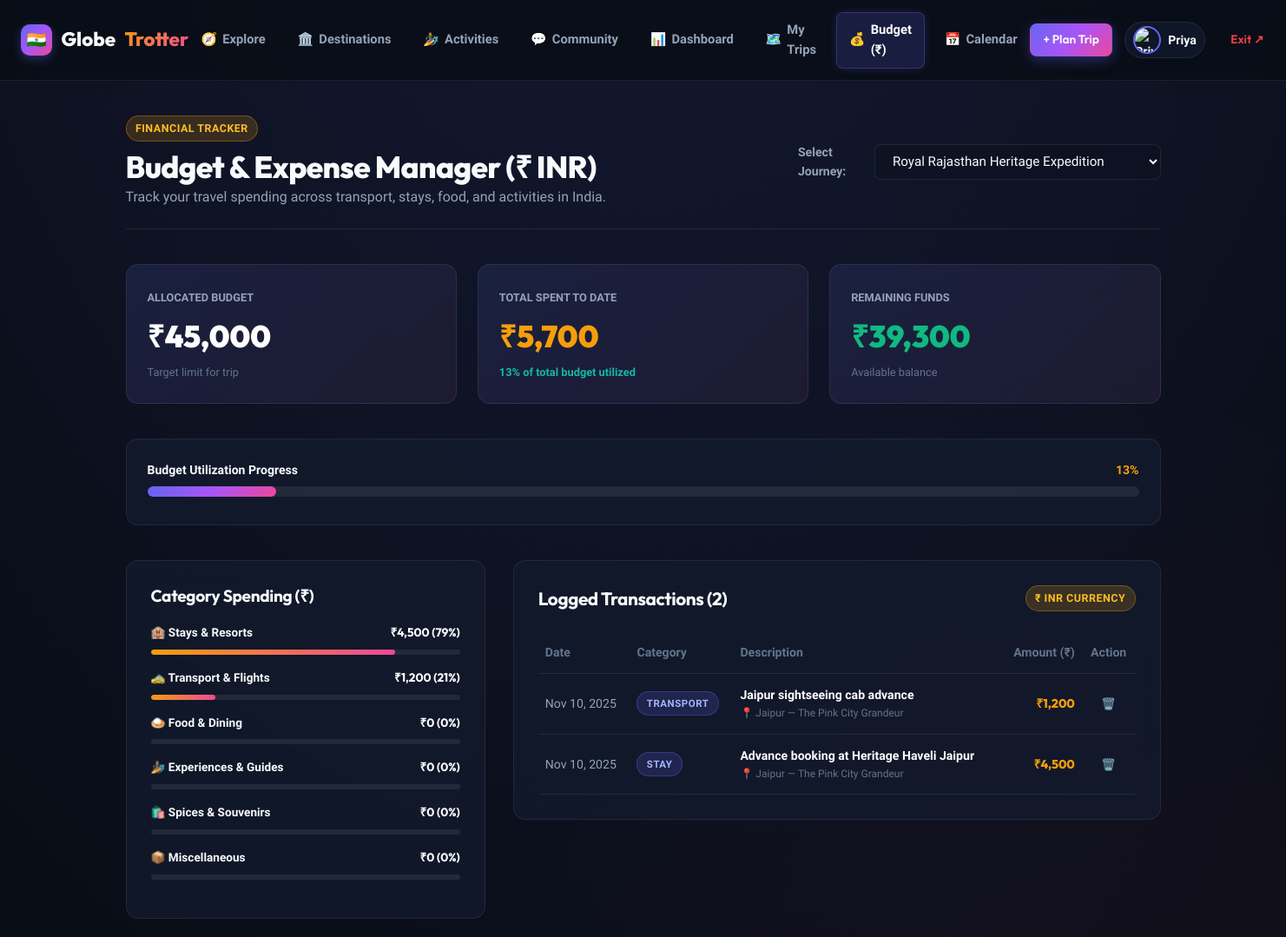
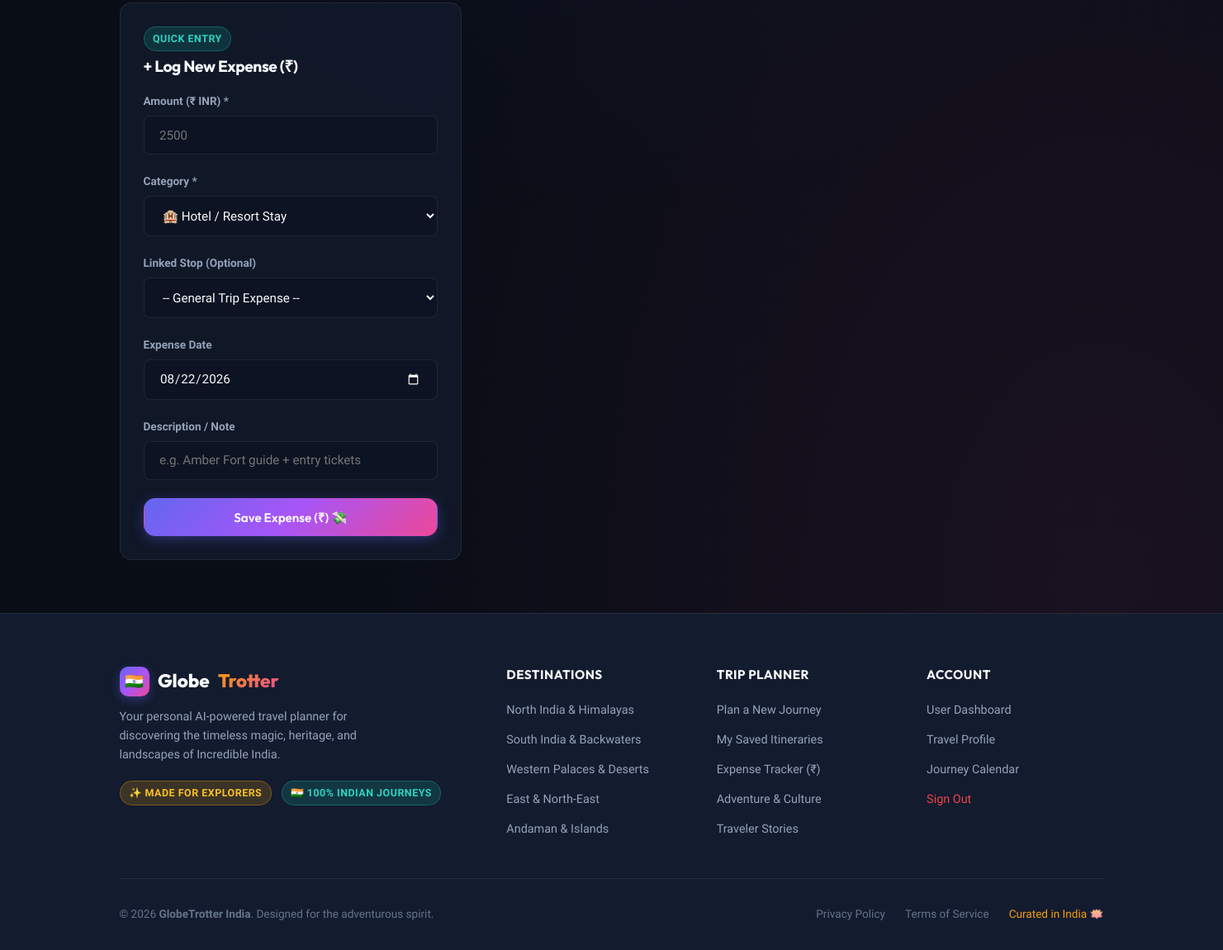
The page /budget.php (signed in) on the database its author committed (2 pictures, top to bottom).
### tables this page shows
CREATE TABLE IF NOT EXISTS trips (
    id INT AUTO_INCREMENT PRIMARY KEY,
    user_id INT NOT NULL,
    country_id INT,
    city_id INT,
    name VARCHAR(150) NOT NULL,
    description TEXT,
    notes TEXT,
    start_date DATE,
    end_date DATE,
    cover_photo VARCHAR(500),
    total_budget DECIMAL(10,2) DEFAULT 0.00,
    status ENUM('planned', 'ongoing', 'completed') DEFAULT 'planned',
    is_public BOOLEAN DEFAULT FALSE,
    share_slug VARCHAR(255) UNIQUE,
    created_at TIMESTAMP DEFAULT CURRENT_TIMESTAMP,
    FOREIGN KEY (user_id) REFERENCES users(id) ON DELETE CASCADE,
    FOREIGN KEY (country_id) REFERENCES countries(id) ON DELETE SET NULL,
    FOREIGN KEY (city_id) REFERENCES cities(id) ON DELETE SET NULL
);

CREATE TABLE IF NOT EXISTS expenses (
    id INT AUTO_INCREMENT PRIMARY KEY,
    trip_id INT NOT NULL,
    trip_stop_id INT,
    amount DECIMAL(10,2) NOT NULL,
    category ENUM('stay', 'transport', 'meals', 'activities', 'shopping', 'other') DEFAULT 'other',
    expense_date DATE,
    note VARCHAR(255),
    created_at TIMESTAMP DEFAULT CURRENT_TIMESTAMP,
    FOREIGN KEY (trip_id) REFERENCES trips(id) ON DELETE CASCADE,
    FOREIGN KEY (trip_stop_id) REFERENCES itinerary_sections(id) ON DELETE SET NULL
);

CREATE TABLE IF NOT EXISTS itinerary_sections (
    id INT AUTO_INCREMENT PRIMARY KEY,
    trip_id INT NOT NULL,
    city_id INT,
    section_name VARCHAR(150) NOT NULL,
    start_date DATE,
    end_date DATE,
    budget DECIMAL(10,2) DEFAULT 0.00,
    order_index INT DEFAULT 1,
    notes TEXT,
    FOREIGN KEY (trip_id) REFERENCES trips(id) ON DELETE CASCADE,
    FOREIGN KEY (city_id) REFERENCES cities(id) ON DELETE SET NULL
);

### includes/auth_guard.php (called while the page is built, shortened)
<?php
function require_auth(): int {
    return (int)$_SESSION['user_id'];
}
?>

### budget.php (the view, shortened to what this page needs)
<?php
require_once 'includes/auth_guard.php';
require_once 'includes/db_connect.php';
$userId = require_auth();
$tripsQuery = $conn->prepare("SELECT id, name, total_budget FROM trips WHERE user_id = ? ORDER BY start_date DESC");
$tripsQuery->bind_param("i", $userId);
$tripsQuery->execute();
$userTrips = $tripsQuery->get_result()->fetch_all(MYSQLI_ASSOC);
$selectedTripId = isset($_GET['trip_id']) ? intval($_GET['trip_id']) : ($userTrips[0]['id'] ?? 0);
$activeTrip = null;
$expenses   = [];
$catTotals  = ['stay' => 0, 'transport' => 0, 'meals' => 0, 'activities' => 0, 'shopping' => 0, 'other' => 0];
$totalSpent = 0;
$tripStops  = [];
if ($selectedTripId) {
    $tStmt = $conn->prepare("SELECT * FROM trips WHERE id = ? AND user_id = ?");
    $tStmt->bind_param("ii", $selectedTripId, $userId);
    $tStmt->execute();
    $activeTrip = $tStmt->get_result()->fetch_assoc();
    if ($activeTrip) {
        $expQuery = $conn->query("SELECT e.*, s.section_name
            FROM expenses e
            LEFT JOIN itinerary_sections s ON e.trip_stop_id = s.id
            WHERE e.trip_id = {$selectedTripId}
            ORDER BY e.expense_date DESC, e.id DESC");
        $expenses = $expQuery->fetch_all(MYSQLI_ASSOC);
        foreach ($expenses as $exp) {
            $totalSpent += $exp['amount'];
            $cat = $exp['category'] ?? 'other';
            if (isset($catTotals[$cat])) {
                $catTotals[$cat] += $exp['amount'];
            } else {
                $catTotals['other'] += $exp['amount'];
            }
        }
        $tripStops = $conn->query("SELECT id, section_name FROM itinerary_sections WHERE trip_id = {$selectedTripId} ORDER BY order_index ASC")->fetch_all(MYSQLI_ASSOC);
    }
}
include 'includes/header.php';
?>
<div class="main-content">
  <div class="container">
    <div style="display:flex; justify-content:space-between; align-items:center; flex-wrap:wrap; gap:1.5rem; margin-bottom:2.5rem; padding-bottom:1.5rem; border-bottom:1px solid var(--border);">
      <div>
        <span class="badge badge-gold" style="margin-bottom:0.4rem;">Financial Tracker</span>
        <h1 style="font-size:2.2rem; font-weight:800;">Budget &amp; Expense Manager (₹ INR)</h1>
        <p class="text-muted">Track your travel spending across transport, stays, food, and activities in India.</p>
      </div>
      <?php if (!empty($userTrips)): ?>
        <form method="GET" action="budget.php" style="display:flex; align-items:center; gap:0.75rem;">
          <label style="font-size:0.88rem; font-weight:600; color:var(--text-muted);">Select Journey:</label>
          <select name="trip_id" onchange="this.form.submit()" style="min-width:240px; padding:0.6rem 1rem;">
            <?php foreach ($userTrips as $t): ?>
              <option value="<?php echo $t['id']; ?>" <?php echo ($selectedTripId == $t['id']) ? 'selected' : ''; ?>>
                <?php echo htmlspecialchars($t['name']); ?>
              </option>
            <?php endforeach; ?>
          </select>
        </form>
      <?php endif; ?>
    </div>
    <?php if (!$activeTrip): ?>
      <div class="card" style="text-align:center; padding:4rem 2rem;">
        <span style="font-size:3.5rem; display:block; margin-bottom:1rem;">💰</span>
        <h2 style="font-size:1.6rem; margin-bottom:0.5rem;">No journeys available</h2>
        <p class="text-muted" style="margin-bottom:1.5rem;">Create a trip first to start tracking expenses and budgets.</p>
        <a href="create_trip.php" class="btn btn-primary btn-lg">+ Plan a New Journey</a>
      </div>
    <?php else:
        $budget = $activeTrip['total_budget'];
        $remaining = max(0, $budget - $totalSpent);
        $percentSpent = ($budget > 0) ? min(100, round(($totalSpent / $budget) * 100)) : 0;
    ?>
      <div class="grid grid-3" style="margin-bottom:2.5rem;">
        <div class="card card-gradient" style="padding:1.5rem;">
          <span style="font-size:0.8rem; font-weight:700; text-transform:uppercase; color:var(--text-muted);">Allocated Budget</span>
          <div style="font-family:'Outfit',sans-serif; font-size:2.2rem; font-weight:900; color:#fff; margin-top:0.25rem;">
            ₹<?php echo number_format($budget); ?>
          </div>
          <div style="font-size:0.8rem; color:var(--text-dim); margin-top:0.25rem;">Target limit for trip</div>
        </div>
        <div class="card card-gradient" style="padding:1.5rem;">
          <span style="font-size:0.8rem; font-weight:700; text-transform:uppercase; color:var(--text-muted);">Total Spent to Date</span>
          <div style="font-family:'Outfit',sans-serif; font-size:2.2rem; font-weight:900; color:var(--gold); margin-top:0.25rem;">
            ₹<?php echo number_format($totalSpent); ?>
          </div>
          <div style="font-size:0.8rem; color:var(--teal); font-weight:600; margin-top:0.25rem;">
            <?php echo $percentSpent; ?>% of total budget utilized
          </div>
        </div>
        <div class="card card-gradient" style="padding:1.5rem;">
          <span style="font-size:0.8rem; font-weight:700; text-transform:uppercase; color:var(--text-muted);">Remaining Funds</span>
          <div style="font-family:'Outfit',sans-serif; font-size:2.2rem; font-weight:900; color:<?php echo ($remaining < 5000) ? 'var(--accent)' : 'var(--success)'; ?>; margin-top:0.25rem;">
            ₹<?php echo number_format($remaining); ?>
          </div>
          <div style="font-size:0.8rem; color:var(--text-dim); margin-top:0.25rem;">Available balance</div>
        </div>
      </div>
      <div class="card" style="padding:1.5rem; margin-bottom:2.5rem;">
        <div style="display:flex; justify-content:space-between; font-size:0.88rem; font-weight:600; margin-bottom:0.5rem;">
          <span>Budget Utilization Progress</span>
          <span style="color:var(--gold);"><?php echo $percentSpent; ?>%</span>
        </div>
        <div class="progress-bar-wrap" style="height:12px;">
          <div class="progress-fill" style="width: <?php echo $percentSpent; ?>%; background: <?php echo ($percentSpent > 90) ? 'var(--danger)' : 'var(--grad-primary)'; ?>;"></div>
        </div>
      </div>
      <div style="display:grid; grid-template-columns: 1fr 1.8fr; gap:2rem; align-items:start;">
        <div style="display:flex; flex-direction:column; gap:1.5rem;">
          <div class="card" style="padding:1.75rem;">
            <h3 style="font-size:1.2rem; margin-bottom:1.25rem;">Category Spending (₹)</h3>
            <?php
            $catIcons = [
                'stay'       => '🏨 Stays & Resorts',
                'transport'  => '🚕 Transport & Flights',
                'meals'      => '🍛 Food & Dining',
                'activities' => '🏄 Experiences & Guides',
                'shopping'   => '🛍️ Spices & Souvenirs',
                'other'      => '📦 Miscellaneous'
            ];
            foreach ($catTotals as $catKey => $catAmt):
                $catPct = ($totalSpent > 0) ? round(($catAmt / $totalSpent) * 100) : 0;
            ?>
              <div style="margin-bottom:1rem;">
                <div style="display:flex; justify-content:space-between; font-size:0.85rem; margin-bottom:0.25rem;">
                  <span style="font-weight:600;"><?php echo $catIcons[$catKey] ?? $catKey; ?></span>
                  <span style="font-family:'Outfit',sans-serif; font-weight:700; color:#fff;">₹<?php echo number_format($catAmt); ?> (<?php echo $catPct; ?>%)</span>
                </div>
                <div class="progress-bar-wrap" style="height:6px;">
                  <div class="progress-fill" style="width:<?php echo $catPct; ?>%; background:var(--grad-sunset);"></div>
                </div>
              </div>
            <?php endforeach; ?>
          </div>
          <div class="card" style="padding:1.75rem;">
            <span class="badge badge-teal" style="margin-bottom:0.4rem;">Quick Entry</span>
            <h3 style="font-size:1.2rem; margin-bottom:1.25rem;">+ Log New Expense (₹)</h3>
            <form method="POST" action="budget.php?trip_id=<?php echo $selectedTripId; ?>">
              <div class="form-group">
                <label class="form-label">Amount (₹ INR) *</label>
                <input type="number" name="amount" placeholder="2500" step="50" required>
              </div>
              <div class="form-group">
                <label class="form-label">Category *</label>
                <select name="category" required>
                  <option value="stay">🏨 Hotel / Resort Stay</option>
                </select>
              </div>
              <?php if (!empty($tripStops)): ?>
                <div class="form-group">
                  <label class="form-label">Linked Stop (Optional)</label>
                  <select name="stop_id">
                    <option value="">-- General Trip Expense --</option>
                  </select>
                </div>
              <?php endif; ?>
              <div class="form-group">
                <label class="form-label">Expense Date</label>
                <input type="date" name="expense_date" value="<?php echo date('Y-m-d'); ?>" required>
              </div>
              <div class="form-group">
                <label class="form-label">Description / Note</label>
                <input type="text" name="note" placeholder="e.g. Amber Fort guide + entry tickets">
              </div>
              <button type="submit" class="btn btn-primary btn-block">
                <span>Save Expense (₹) 💸</span>
              </button>
            </form>
          </div>
        </div>
        <div class="card" style="padding:1.75rem;">
          <div style="display:flex; justify-content:space-between; align-items:center; margin-bottom:1.5rem;">
            <h3 style="font-size:1.3rem;">Logged Transactions (<?php echo count($expenses); ?>)</h3>
            <span class="badge badge-gold">₹ INR Currency</span>
          </div>
          <?php if (empty($expenses)): ?>
            <div style="text-align:center; padding:3rem 1rem;">
              <span style="font-size:2.5rem; display:block; margin-bottom:0.75rem;">🧾</span>
              <p class="text-muted">No expenses recorded for this journey yet. Use the form on the left to add one.</p>
            </div>
          <?php else: ?>
            <div style="overflow-x:auto;">
              <table style="width:100%; border-collapse:collapse; font-size:0.88rem;">
                <thead>
                  <tr style="border-bottom:1px solid var(--border); color:var(--text-dim); text-align:left;">
                    <th style="padding:0.75rem 0.5rem;">Date</th>
                    <th style="padding:0.75rem 0.5rem;">Category</th>
                    <th style="padding:0.75rem 0.5rem;">Description</th>
                    <th style="padding:0.75rem 0.5rem; text-align:right;">Amount (₹)</th>
                    <th style="padding:0.75rem 0.5rem; text-align:center;">Action</th>
                  </tr>
                </thead>
                <tbody>
                  <?php foreach ($expenses as $exp): ?>
                    <tr style="border-bottom:1px solid var(--border);">
                      <td style="padding:0.85rem 0.5rem; color:var(--text-muted);">
                        <?php echo date('M d, Y', strtotime($exp['expense_date'])); ?>
                      </td>
                      <td style="padding:0.85rem 0.5rem;">
                        <span class="badge badge-primary" style="font-size:0.72rem;">
                          <?php echo ucfirst($exp['category']); ?>
                        </span>
                      </td>
                      <td style="padding:0.85rem 0.5rem;">
                        <div style="font-weight:600; color:#fff;"><?php echo htmlspecialchars($exp['note'] ?: ucfirst($exp['category'])); ?></div>
                        <?php if (!empty($exp['section_name'])): ?>
                          <div style="font-size:0.75rem; color:var(--text-dim);">📍 <?php echo htmlspecialchars($exp['section_name']); ?></div>
                        <?php endif; ?>
                      </td>
                      <td style="padding:0.85rem 0.5rem; text-align:right; font-family:'Outfit',sans-serif; font-weight:800; color:var(--gold);">
                        ₹<?php echo number_format($exp['amount']); ?>
                      </td>
                      <td style="padding:0.85rem 0.5rem; text-align:center;">
                        <form method="POST" action="budget.php?trip_id=<?php echo $selectedTripId; ?>" onsubmit="return confirm('Delete this expense?');" style="display:inline;">
                          <button type="submit" style="background:none; border:none; color:var(--danger); cursor:pointer;" title="Delete">🗑️</button>
                        </form>
                      </td>
                    </tr>
                  <?php endforeach; ?>
                </tbody>
              </table>
            </div>
          <?php endif; ?>
        </div>
      </div>
    <?php endif; ?>
  </div>
</div>
<?php include 'includes/footer.php'; ?>

### rows shown on the page
trips: total_budget "45,000", total_budget "13", total_budget "39,300"
expenses: expense_date "Nov 10, 2025", category "TRANSPORT", note "Jaipur sightseeing cab advance", trip_stop.section_name "Jaipur — The Pink City Grandeur", amount "1,200"
expenses: expense_date "Nov 10, 2025", category "STAY", note "Advance booking at Heritage Haveli Jaipur", trip_stop.section_name "Jaipur — The Pink City Grandeur", amount "4,500"

### other values the page prints
$icon "🧭 🏛️ 🏄 💬 📊 🗺️ 💰 📅"
$label "Explore Destinations Activities Community Dashboard My Trips Budget (₹) Calendar"
$userName "Priya"
$totalSpent "5,700"
$catIcons[$catKey] "🏨 Stays & Resorts"
$catAmt "4,500"
$catPct "79"
$catIcons[$catKey] "🚕 Transport & Flights"
$catAmt "1,200"
$catPct "21"
$catIcons[$catKey] "🍛 Food & Dining"
$catAmt "0"
$catPct "0"
$catIcons[$catKey] "🏄 Experiences & Guides"
$catIcons[$catKey] "🛍️ Spices & Souvenirs"
